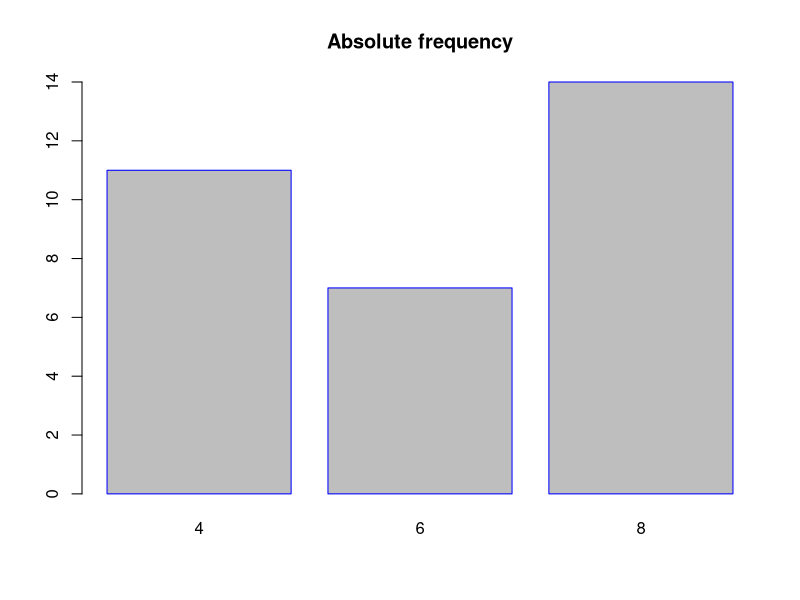
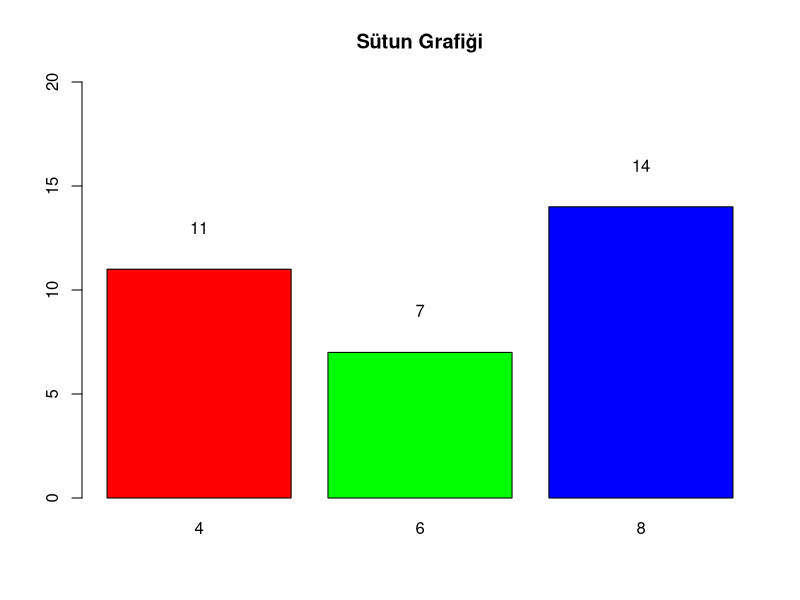
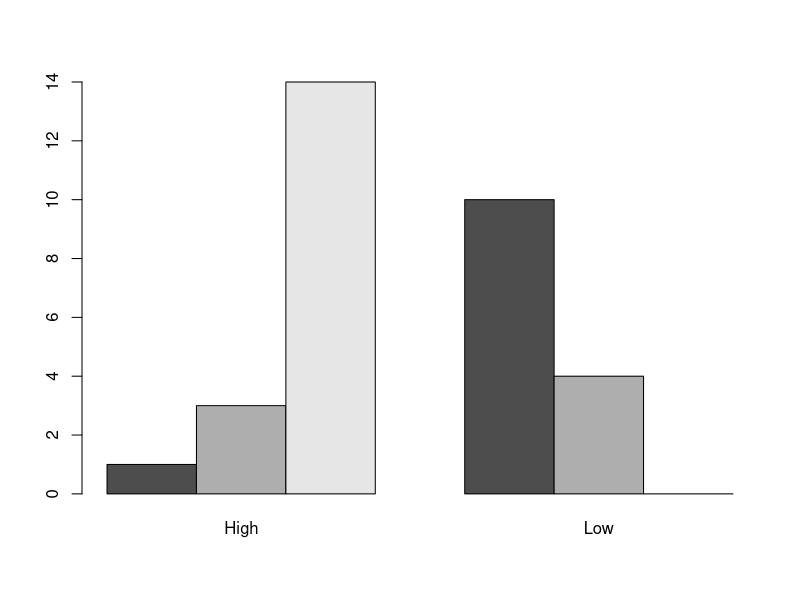
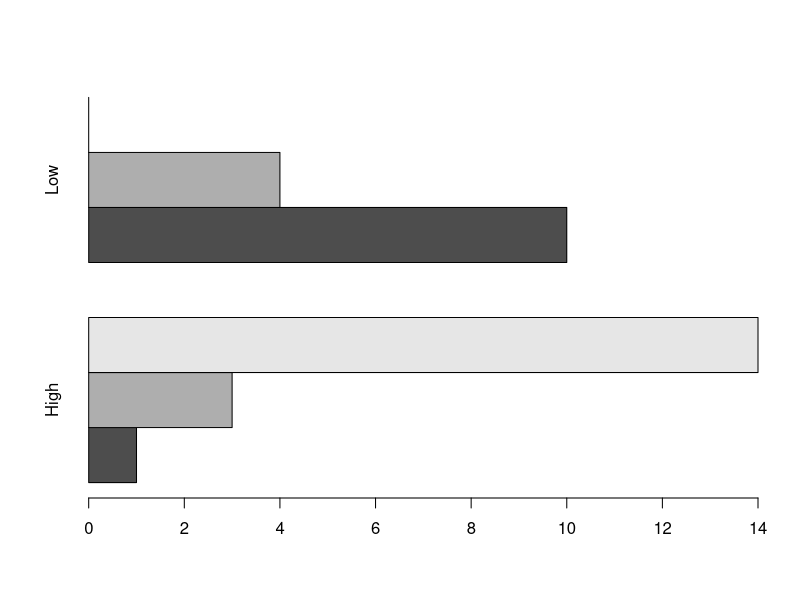
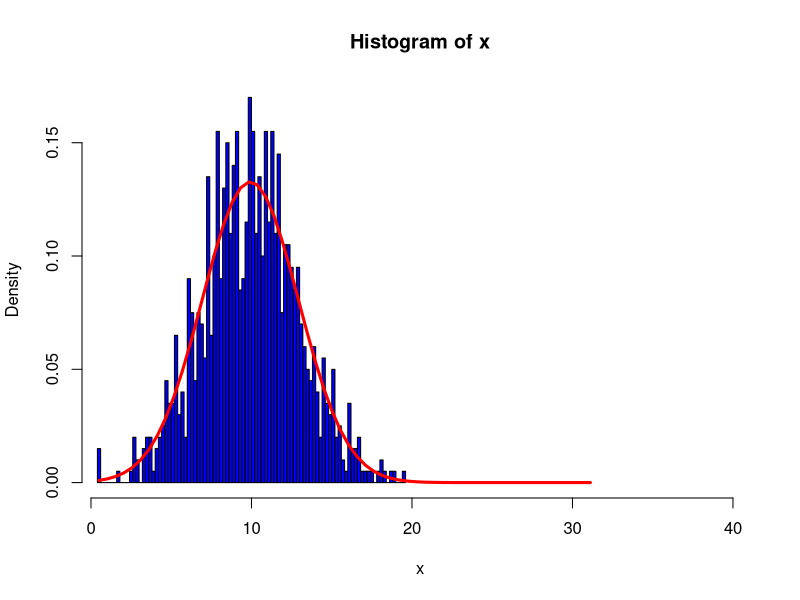
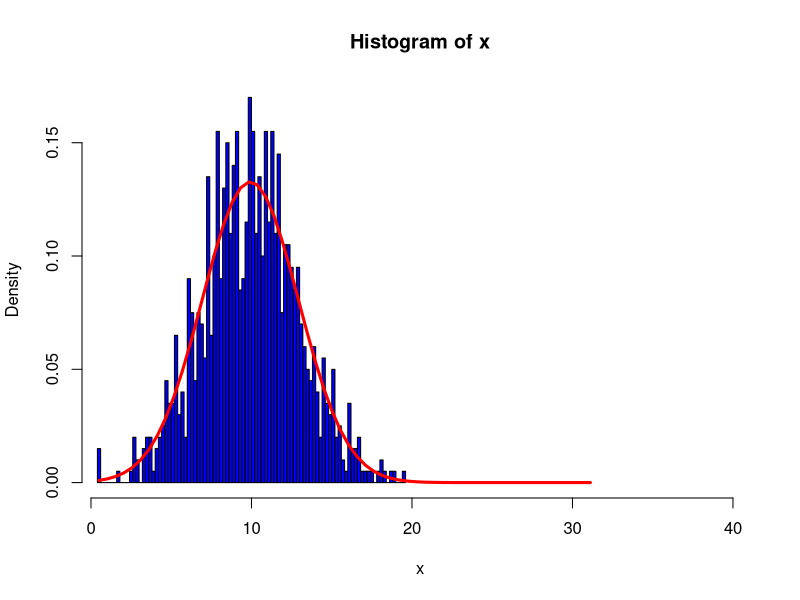

The R script that drew these images, in order:
# Uygulamalı İstatistik Dersi 2025-2026
# 10 Ekim 2025 | 4. Hafta

# Ek Kaynaklar
# - https://r-coder.com/barplot-r/
# - https://r-coder.com/histogram-r/
# - https://r-coder.com/boxplot-r/
# - https://r-coder.com/save-plot-r/

data(mtcars)
Table <- table(mtcars$cyl)
Table

## Bar

barplot(Table, main = "Absolute frequency", border='blue')

bar <- barplot(
    Table,
    main = "Sütun Grafiği",
    col=rainbow(3),
    ylim=c(0,20)
)

# grid(nx = NA, ny = NULL, lwd = 1, lty = 1, col = "gray")

text(bar, Table+2, labels=Table, lwd=5)

vs <- factor(mtcars$vs)
vs
levels(vs) <- c("High", "Low")
vs
Yt <- table(mtcars$cyl, vs)
Yt
barplot(Yt, beside=TRUE)
barplot(Yt, beside=TRUE, horiz=TRUE)

## Histogram

x <- rnorm(1000, 10, 3)
y <- rnorm(1000, 20, 3)
z <- seq(min(x,y), max(x,y), length=60)
f <- dnorm(z, mean=mean(x), sd=sd(x))

hist(x, breaks=100, col='blue', xlim=c(1,40), prob=TRUE)
# hist(y, breaks=100, add=TRUE, col='cyan')

lines(z, f, col='red', lwd=3)

## PDF

pdf("histogram.pdf") # PDF dosyası oluşturma
# Bu blok içindeki grafikler "histogram.pdf" dosyasına kaydedilir.

hist(x, breaks=100, col='blue', xlim=c(1,40), prob=TRUE)
lines(z, f, col='red', lwd=3)

dev.off() # PDF dosyasını kapatma
